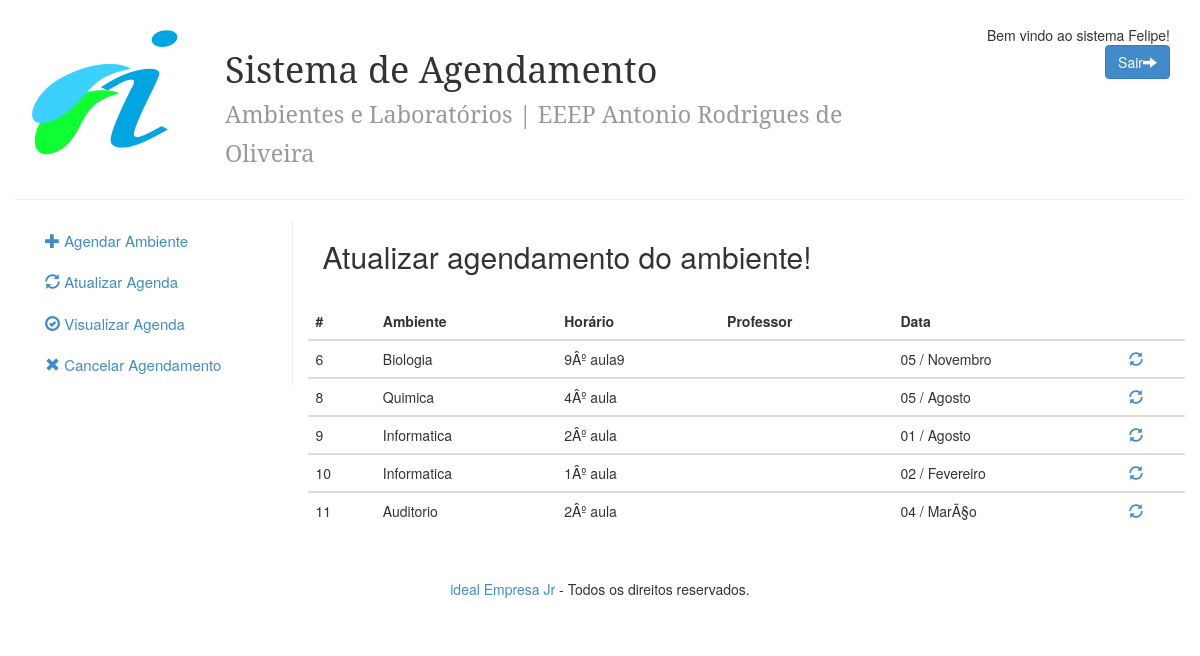
/agendamento/atua_agenda.php, run on the app's committed database.
### tables this page shows
CREATE TABLE IF NOT EXISTS `tb_agendamento` (
`id_ag` int(5) NOT NULL,
  `ambiente` varchar(30) NOT NULL,
  `horario` varchar(30) NOT NULL,
  `professor` varchar(30) NOT NULL,
  `dia` varchar(10) NOT NULL,
  `mes` varchar(10) NOT NULL,
  `data` timestamp NOT NULL DEFAULT CURRENT_TIMESTAMP ON UPDATE CURRENT_TIMESTAMP
);

### agendamento/atua_agenda.php (the view, shortened to what this page needs)
<?php
	$conecta = mysql_connect("localhost", "root", "felipe007") or print (mysql_error());
	$sql = "SELECT id_ag, ambiente, horario, professor, dia , mes FROM tb_agendamento ";
	$result = mysql_query($sql, $conecta);
	$nome="Felipe";
?>
<!DOCTYPE html>
<html>
<head>
	<link rel="stylesheet" type="text/css" href="../css/bootstrap.css">
	<link rel="stylesheet" type="text/css" href="../css/bootstrap.min.css">
	<link rel="stylesheet" type="text/css" href="../css/estilo_teste.css">
</head>
<body bgcolor="#F6F5F3">
	<div class="container">
		<div class="row">
			<div class="col-xs-2 logo">
				<a href="../index.php"><img src="../img/ideallogo.png" width="150" height="150"></a>
			</div>
		<div class="col-xs-7 nome ">
			<h1>Sistema de Agendamento <br><small>Ambientes e Laboratórios | EEEP Antonio Rodrigues de Oliveira</small></h1>
		</div>
		<div class="col-xs-3 logout">
				Bem vindo ao  sistema <?php echo "$nome"?>!<br>
				<div class="btn btn-primary" onclick="sair()">Sair<span class="glyphicon glyphicon-arrow-right"></span></div>
			</div>
		</div>
		<div class="row">
			<div class="grid_12 espacoTopo">
				<hr>
			</div>
		</div>
		<div class="row">
			<div class="col-xs-3  menu_esquerdo">
				<ul class="nav menu">
					<li><a href="cad_agenda.php"><span class="glyphicon glyphicon-plus"></span> Agendar Ambiente</a></li>
					<li><a href="atua_agenda.php"><span class="glyphicon glyphicon-refresh"></span> Atualizar Agenda</a></li>
					<li><a href="index.php"><span class="glyphicon glyphicon-ok-circle"></span> Visualizar Agenda</a></li>
					<li><a href="remove_agenda.php"><span class="glyphicon glyphicon-remove"></span> Cancelar Agendamento</a></li>
				</ul>
			</div>
		 	<div class="col-xs-9">
		 		<div class="row">
	   				<div class="col-xs-12">
	    				<h2>Atualizar agendamento do ambiente!</h2>
	    				<br>
	    			</div>
			    <div class="row">
					<div class="grid_12 espaco">
					</div>
				</div>
			    <div class="row">
			    	<div class="col-xs-12">
			    		<table  class="table table-hover" >
				    	<thead>
				    		<tr>
				    			<th>#</th>
				    			<th>Ambiente</th>
				    			<th>Horário</th>
				    			<th>Professor</th>
				    			<th>Data</th>
				    			<th>    </th>
				    		</tr>
				    	</thead>
				    	<tbody>
				    	 <?php
					        while( $consulta = mysql_fetch_array($result)) {
					           print "<td>$consulta[id_ag]</td>";
					           print "<td>$consulta[ambiente]</td>";
					           print "<td>$consulta[horario]</td>";
					           print "<td>$consulta[professor]</td>";
					           print "<td>$consulta[dia] / $consulta[mes]</td>";
					           print "<td><a onclick=window.open('atualiza.php?id_ag=$consulta[id_ag]','','width=1100,height=500');> <span class='glyphicon glyphicon-refresh'></span></a></td>";
					           print "</tbody>";
					         }
				    		print "</table>";
					     ?>
					</div>
				</div>
			</div>
		</div>
		<div class="row">
			<div class="col-xs-12 rodape">
				<footer>
					<a href="../idealjr.php">ideal Empresa Jr</a> - Todos os direitos reservados.
				</footer>
			</div>
		</div>
	</div>
</body>
</html>

### css/estilo_teste.css (style rules this page uses)
* { margin: 0px; padding: 0px; }
.espaco { height: 20px; }
.logo { height: 150px; margin-top: 10px; padding-top: 10px; }
.nome { margin-top: 30px; font-family: 'Bree', 'Serif'; }
.logout { height: 150px; margin-top: 25px; text-align: right; }
.menu { font-size: 15px; font-style: normal; border-right: 1px solid #F0EEEE; }
.rodape { height: 50px; margin-top: 30px; text-decoration: none; text-align: center; }

### data on the page
tb_agendamento: id_ag "6", ambiente "Biologia", horario "9Âº aula9", dia "05", mes "Novembro"
tb_agendamento: id_ag "8", ambiente "Quimica", horario "4Âº aula", dia "05", mes "Agosto"
tb_agendamento: id_ag "9", ambiente "Informatica", horario "2Âº aula", dia "01", mes "Agosto"
tb_agendamento: id_ag "10", ambiente "Informatica", horario "1Âº aula", dia "02", mes "Fevereiro"
tb_agendamento: id_ag "11", ambiente "Auditorio", horario "2Âº aula", dia "04", mes "MarÃ§o"

### other printed values
$nome "Felipe"
